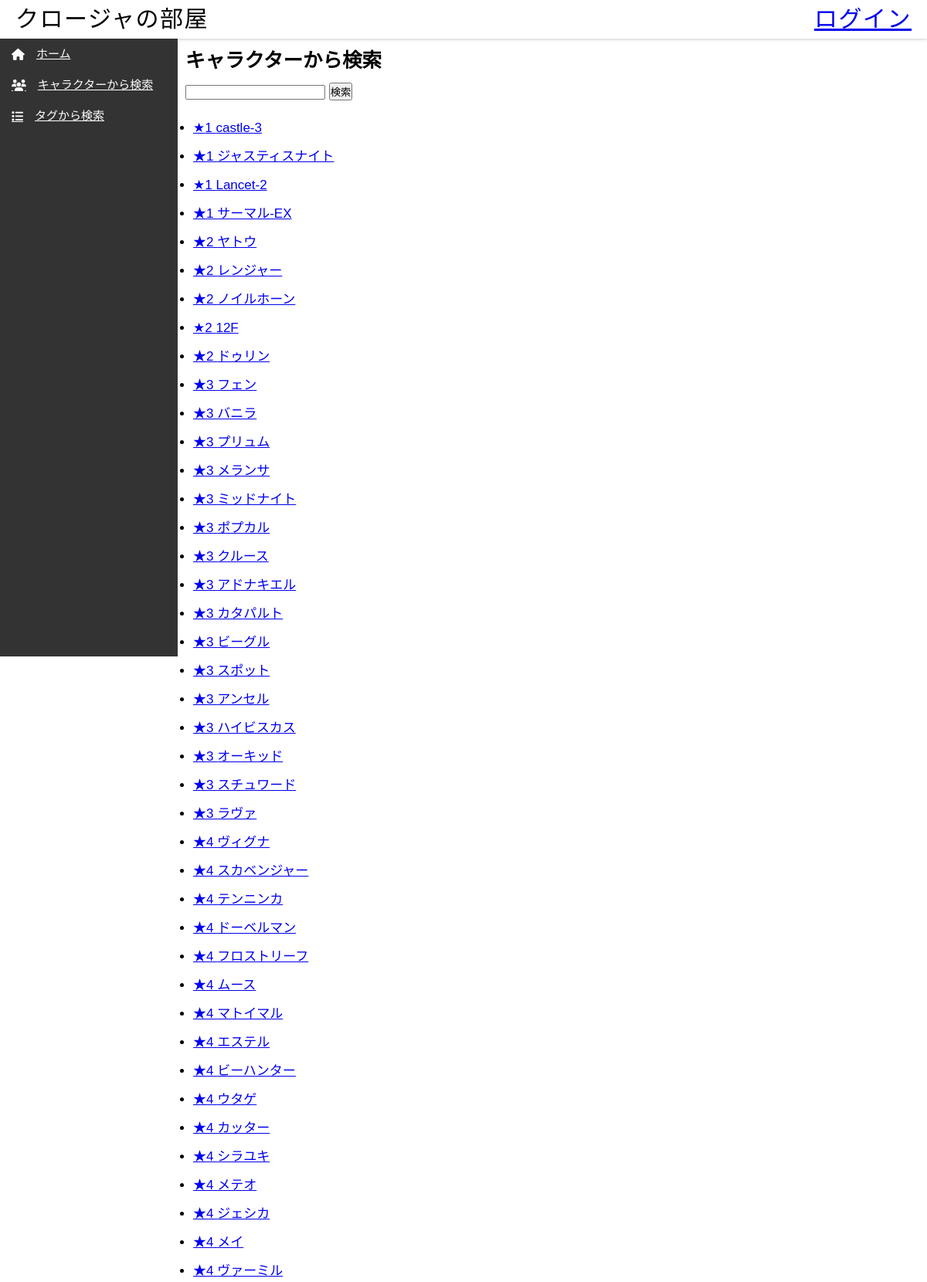
Page /AKTool/admin/charaselect/ (upper part) on the committed database.
### AKTool/models.py (models this page shows, shortened)
class Character(models.Model):
    character_name = models.CharField(max_length=30)
    character_rare = models.IntegerField()
    tags = ListCharField(
        models.CharField(max_length=10), size=8, max_length=(8*11)
    )

### AKTool/views.py (the view)
# urls.py: path('<str:username>/charaselect/', views.charaSelect, name='charaSelect'),
def charaSelect(request, username):
    user = User.objects.get(username=username)
    keyword = request.GET.get('keyword')
    character_list = Character.objects.order_by('character_rare')
    select_list = []
    if user.character_name_1 != 0:
        select_list.append(user.character_name_1)
    if user.character_name_2 != 0:
        select_list.append(user.character_name_2)
    if user.character_name_3 != 0:
        select_list.append(user.character_name_3)
    if user.character_name_4 != 0:
        select_list.append(user.character_name_4)
    if user.character_name_5 != 0:
        select_list.append(user.character_name_5)
    if keyword:
        character_list = character_list.filter(Q(character_name__icontains=keyword))
        messages.success(request, '「{}」の検索結果'.format(keyword))
    context = {'character_list': character_list,
               'select_list': select_list}
    return render(request, 'AKTool/charaSelect.html', context)

### AKTool/templates/AKTool/charaSelect.html (shortened to what this page needs)
{% extends "AKTool/base.html" %}
{% block content %}
<head>
</head>
{% if character_list %}
    <h2>キャラクターから検索</h2>
    <form method="GET" action="{% url 'AKTool:charaSelect' user.username %}">
        <input type="text" name="keyword">
    <button type="submit">検索</button>
    </form>
    <br>
    <ul>
        {% for c in character_list %}
            <div class="flex-box">
            <li><a href="{% url 'AKTool:charaDetail' user.username c.id %}">★{{ c.character_rare }} {{ c.character_name }}</a></li>
            </div>
        {% endfor %}
    </ul>
{% else %}
    <p>No Character list.</p>
{% endif %}
{% endblock %}

### AKTool/static/AKTool/common.css (style rules this page uses)
html * { margin: 0px; padding: 0px; box-sizing: border-box; }
:root { font-family: "Arial","Hiragino Sans",YuGothic,"Yu Gothic","メイリオ",Meiryo; font-size: 17px; line-height: 1em; }
h2 { margin:20px 0; }

### AKTool/templates/AKTool/charaSelect.html (style rules this page uses)
.flex-box { display: flex; padding: 10px; }

### rows in the picture
Character: character_rare "1", character_name "castle-3"
Character: character_rare "1", character_name "ジャスティスナイト"
Character: character_rare "1", character_name "Lancet-2"
Character: character_rare "1", character_name "サーマル-EX"
Character: character_rare "2", character_name "ヤトウ"
Character: character_rare "2", character_name "レンジャー"
Character: character_rare "2", character_name "ノイルホーン"
Character: character_rare "2", character_name "12F"
Character: character_rare "2", character_name "ドゥリン"
Character: character_rare "3", character_name "フェン"
Character: character_rare "3", character_name "バニラ"
Character: character_rare "3", character_name "プリュム"
Character: character_rare "3", character_name "メランサ"
Character: character_rare "3", character_name "ミッドナイト"
Character: character_rare "3", character_name "ポプカル"
Character: character_rare "3", character_name "クルース"
Character: character_rare "3", character_name "アドナキエル"
Character: character_rare "3", character_name "カタパルト"
Character: character_rare "3", character_name "ビーグル"
Character: character_rare "3", character_name "スポット"
Character: character_rare "3", character_name "アンセル"
Character: character_rare "3", character_name "ハイビスカス"
Character: character_rare "3", character_name "オーキッド"
Character: character_rare "3", character_name "スチュワード"
Character: character_rare "3", character_name "ラヴァ"
Character: character_rare "4", character_name "ヴィグナ"
Character: character_rare "4", character_name "スカベンジャー"
Character: character_rare "4", character_name "テンニンカ"
Character: character_rare "4", character_name "ドーベルマン"
Character: character_rare "4", character_name "フロストリーフ"
Character: character_rare "4", character_name "ムース"
Character: character_rare "4", character_name "マトイマル"
Character: character_rare "4", character_name "エステル"
Character: character_rare "4", character_name "ビーハンター"
Character: character_rare "4", character_name "ウタゲ"
Character: character_rare "4", character_name "カッター"
Character: character_rare "4", character_name "シラユキ"
Character: character_rare "4", character_name "メテオ"
Character: character_rare "4", character_name "ジェシカ"
Character: character_rare "4", character_name "メイ"
Character: character_rare "4", character_name "ヴァーミル"
